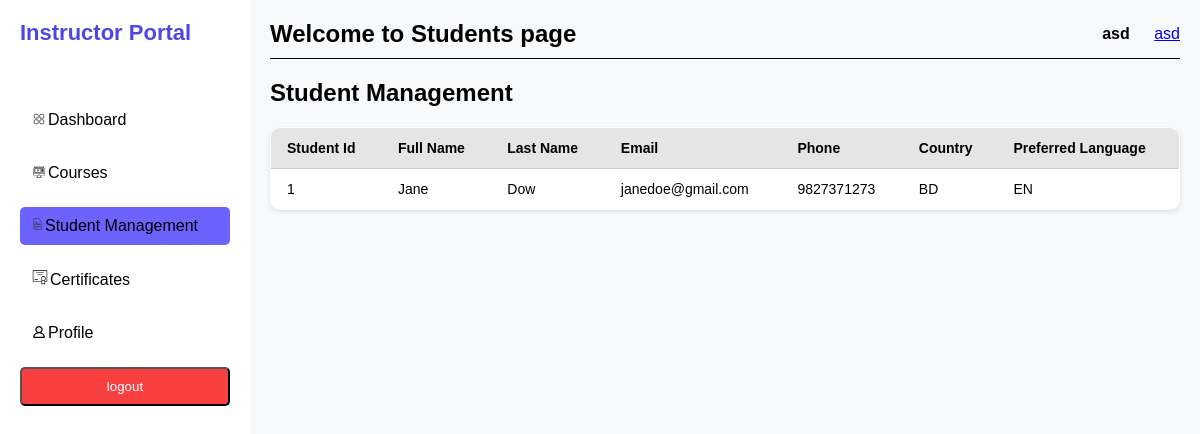
Screenshot of /view/instructor/Student_management.php (signed in) with the database file from the repository.
### tables this page shows
CREATE TABLE `student` (
  `student_id` int(11) NOT NULL,
  `full_name` varchar(255) NOT NULL,
  `last_name` varchar(255) NOT NULL,
  `email` varchar(255) NOT NULL,
  `username` varchar(255) NOT NULL,
  `password` varchar(255) NOT NULL,
  `phone` varchar(20) DEFAULT NULL,
  `dob` date DEFAULT NULL,
  `country` varchar(255) DEFAULT NULL,
  `preferred_language` varchar(255) DEFAULT NULL,
  `profile_picture` varchar(255) DEFAULT NULL
);

### model/instructor/db.php (called while the page is built, shortened)
<?php
class MyDB {
    private $conn;
    public function openConn() {
        $DBHost = "localhost";
        $DBUser = "root";
        $DBPassword = "";
        $DBName = "new_project";
        $this->conn = new mysqli($DBHost, $DBUser, $DBPassword, $DBName);
	return $this->conn;
    }
    public function getStudents(){
    $sql = "SELECT student_id, full_name, last_name, email, phone, country, preferred_language FROM student";
    $result = $this->conn->query($sql);
    if ($result) {
        return $result;
    } else {
        echo "Error fetching students: " . $this->conn->error;
        return false;
    }
}
}
?>

### view/instructor/Student_management.php (the view, shortened to what this page needs)
<?php
include '../../model/instructor/db.php';
$db = new MyDB();
$result = $db->getStudents();
?>
<!DOCTYPE html>
<html lang="en">
<head>
    <link rel="stylesheet" href="../../assets/css/instructor/student_management.css">
</head>
<body>
    <div class="container">
        <div class="sidebar">
            <h2>Instructor Portal</h2>
            <nav>
                <ul>
                    <li><a href="dashboard.php" ><span><img src="../../assets/uploads/dashboard.svg"  width="18" height="12"></span>Dashboard</a></li>
                    <li><a href="courses.php"><span><img src="../../assets/uploads/course.svg"  width="18" height="12"></span>Courses</a></li>
                    <li><a href="Student_management.php" class="active"><span><img src="../../assets/uploads/grade.svg"  width="15" height="14"></span>Student Management</a></li>
                    <li><a href="certificates.php"><span><img src="../../assets/uploads/certificate.svg"  width="20" height="15"></span>Certificates</a></li>
                    <li><a href="profile.php"><span><img src="../../assets/uploads/profile.svg"   width="18" height="12"></span>Profile</a></li>
                </ul>
            </nav>
            <form action="../../control/instructor/logout_control.php">
                <input type="submit" value="logout" class="logout">
            </form>
        </div>
        <div class="main-content">
            <div class="header">
                <h2>Welcome to Students page</h2>
                <div class="user-info">
                    <span>
                        <?php echo $_SESSION['full_name'] ?? '' ?>
                    </span>
                    <a href="mailto:">
                        <?php echo $_SESSION['email'] ?? ''?>
                    </a>
                </div>
            </div>
            <h2>Student Management</h2>
            <div class="student-management-container">
                    <table class="student-management-table">
                            <tr>
                                <th>Student Id</th>
                                <th>Full Name</th>
                                <th>Last Name</th>
                                <th>Email</th>
                                <th>Phone</th>
                                <th>Country</th>
                                <th>Preferred Language</th>
                            </tr>
                 <?php
                    if ($result && $result->num_rows > 0) {
                        while ($row = $result->fetch_assoc()) {
                            echo "<tr>
                                    <td>" . $row['student_id'] . "</td>
                                    <td>" . $row['full_name'] . "</td>
                                    <td>" . $row['last_name'] . "</td>
                                    <td>" . $row['email'] . "</td>
                                    <td>" . $row['phone'] . "</td>
                                    <td>" . $row['country'] . "</td>
                                    <td>" . $row['preferred_language'] . "</td>
                                </tr>";
                        }
                    } else {
                        echo "<tr><td colspan='8'>No students found</td></tr>";
                    }
                ?>
                    </table>
            </div>
        </div>
    </div>
</body>
</html>

### assets/css/instructor/student_management.css (style rules this page uses)
* { margin: 0; padding: 0; box-sizing: border-box; }
body { font-family: Arial, sans-serif; display: flex; background-color: #f8f9fb; }
.container { display: flex; width: 100%; }
.sidebar { width: 250px; background-color: #ffffff; color: #4b5d72; height: 100vh; padding: 20px; }
.sidebar h2 { font-size: 22px; margin-bottom: 20px; color:#4f46e5; }
.sidebar nav ul { list-style: none; padding-top: 20px; }
.sidebar nav ul li { margin: 15px 0; }
.sidebar nav ul li a { text-decoration: none; color: #000000; padding: 10px; display: block; border-radius: 5px; }
.sidebar nav ul li a.active, .sidebar nav ul li a:hover { background-color: #6c63ff; }
.logout { background-color: #f84040; color: #ffffff; padding: 10px; border-radius: 5px; text-align: center; cursor: pointer; width: 100%; }
.main-content { flex: 1; padding: 20px; }
.header { display: flex; justify-content: space-between; align-items: center; margin-bottom: 20px; padding-bottom: 10px; border-bottom:1px solid black; }
.user-info span { font-weight: bold; margin-right: 20px; }
.student-management-container { margin-top: 20px; }
.student-management-table { width: 100%; border-collapse: collapse; background-color: #fff; box-shadow: 0 2px 5px rgba(3, 3, 3, 0.1); border: 1px solid #ccc; overflow: hidden; border-radius: 10px; font-size: 14px; }
.student-management-table th, .student-management-table td { padding: 12px 16px; text-align: left; border-bottom: 1px solid #ccc; }
.student-management-table th { background-color: #e5e5e6; font-weight: bold; }

### rows the page displays
student: student_id "1", full_name "Jane", last_name "Dow", email "janedoe@gmail.com", phone "9827371273", country "BD", preferred_language "EN"

### other values shown
$_SESSION['full_name'] "asd"
$_SESSION['email'] "asd"
